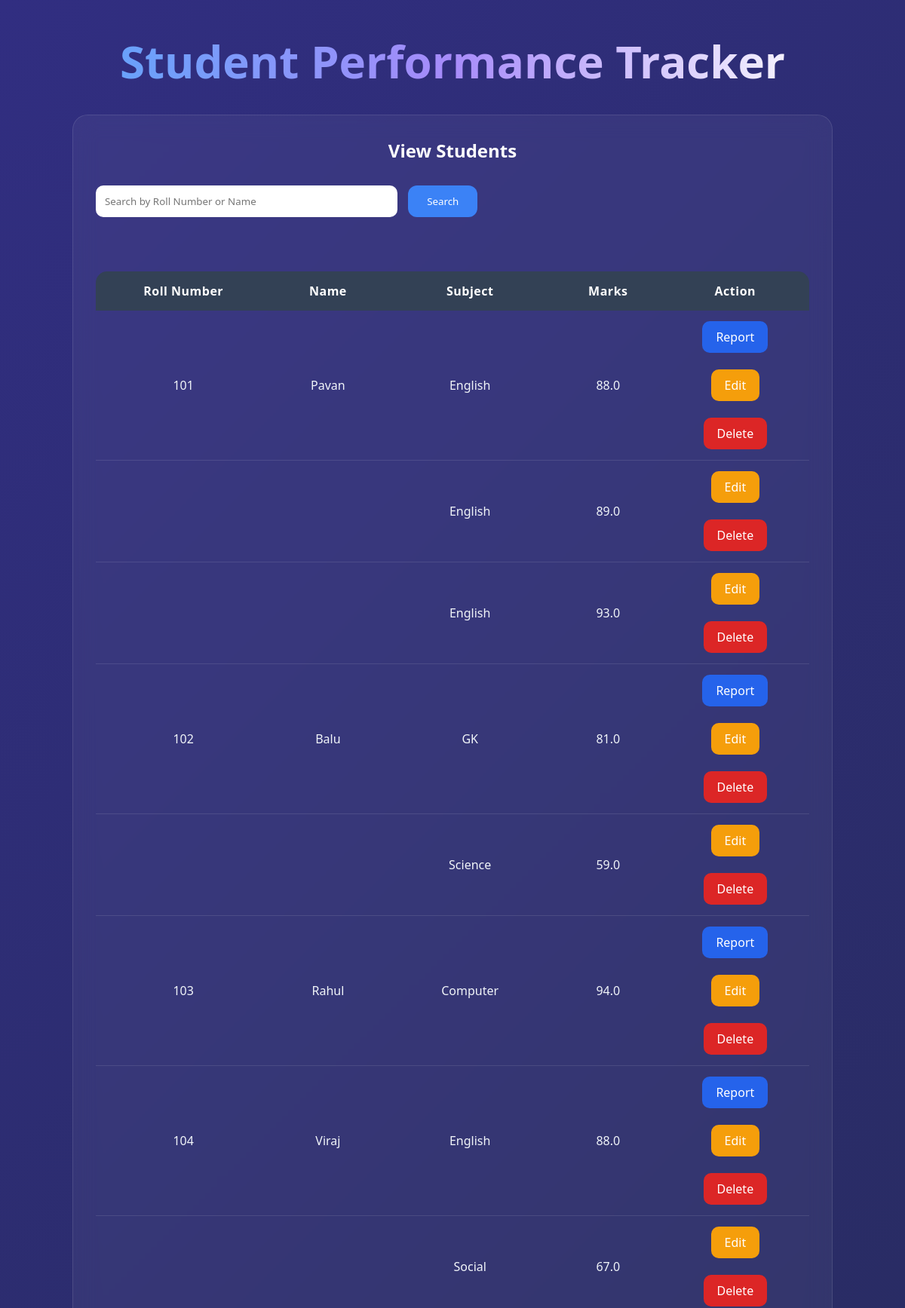
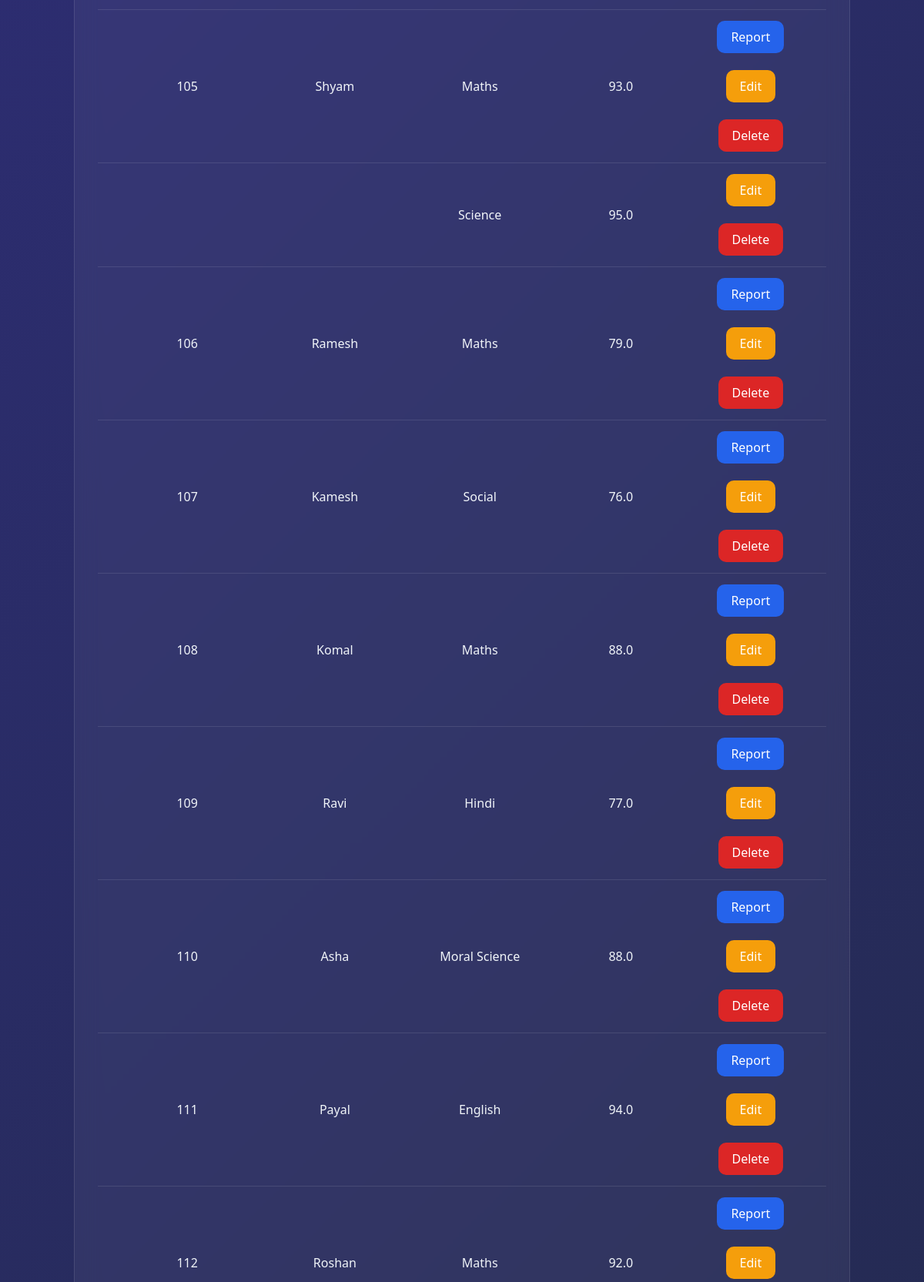
Screenshot of /view_students (upper part) with the database file from the repository (2 pictures, top to bottom).
### tables this page shows
CREATE TABLE grades (
    id INTEGER PRIMARY KEY AUTOINCREMENT,
    roll_number TEXT,
    subject TEXT,
    marks REAL,
    FOREIGN KEY (roll_number)
        REFERENCES students(roll_number)
);

CREATE TABLE students (
    roll_number TEXT PRIMARY KEY,
    name TEXT NOT NULL
);

### app.py (the view)
@app.route("/view_students")
@app.route("/view_students")
def view_students():
    search = request.args.get("search", "")
    conn = get_connection()
    cursor = conn.cursor()
    if search:
        cursor.execute("""
            SELECT
                s.roll_number,
                s.name,
                g.id,
                g.subject,
                g.marks
            FROM students s
            LEFT JOIN grades g
            ON s.roll_number = g.roll_number
            WHERE s.roll_number LIKE ?
               OR s.name LIKE ?
            ORDER BY s.roll_number
        """, (f"%{search}%", f"%{search}%"))
    else:
        cursor.execute("""
            SELECT
                s.roll_number,
                s.name,
                g.id,
                g.subject,
                g.marks
            FROM students s
            LEFT JOIN grades g
            ON s.roll_number = g.roll_number
            ORDER BY s.roll_number
        """)
    students = cursor.fetchall()
    conn.close()
    return render_template(
        "view_students.html",
        students=students,
        search=search
    )

### db.py (called while the page is built)
def get_connection():
    conn = sqlite3.connect("student_tracker.db")
    conn.row_factory = sqlite3.Row
    return conn

### templates/view_students.html (shortened to what this page needs)
<!DOCTYPE html>
<html>
<head>
    <link rel="stylesheet"
          href="{{ url_for('static', filename='style.css') }}">
</head>
<body>
<div class="page-container">
<h1>Student Performance Tracker</h1>
<div class="table-card">
<h2>View Students</h2>
<form method="GET" action="/view_students">
    <input
        type="text"
        name="search"
        placeholder="Search by Roll Number or Name"
        value="{{ search }}">
    <button type="submit">
        Search
    </button>
</form>
<br>
<table>
<tr>
    <th>Roll Number</th>
    <th>Name</th>
    <th>Subject</th>
    <th>Marks</th>
    <th>Action</th>
</tr>
{% set ns = namespace(previous_roll='') %}
{% for student in students %}
<tr>
    {% if ns.previous_roll != student[0] %}
        <td>{{ student[0] }}</td>
        <td>{{ student[1] }}</td>
    {% else %}
        <td></td>
        <td></td>
    {% endif %}
    <td>{{ student[3] }}</td>
    <td>{{ student[4] }}</td>
    <td>
        {% if ns.previous_roll != student[0] %}
            <a
            href="/student_report/{{ student[0] }}"
            class="report-btn">
            Report
            </a>
            <br><br>
        {% endif %}
        <a
        href="/edit_grade/{{ student[2] }}"
        class="edit-btn">
        Edit
        </a>
        <br><br>
        <a
        href="/delete_grade/{{ student[2] }}"
        class="delete-btn">
        Delete
        </a>
    </td>
</tr>
{% set ns.previous_roll = student[0] %}
{% endfor %}
</table>
</div>
</div>
</body>
</html>

### static/style.css (style rules this page uses)
* { margin:0; padding:0; box-sizing:border-box; font-family:Segoe UI, sans-serif; }
body { min-height:100vh; background: linear-gradient( 135deg, #020617, #0f172a, #111827); color:white; display:flex; justify-content:center; align-items:center; padding:40px; }
h1 { text-align:center; font-size:60px; margin-bottom:10px; background:linear-gradient( to right, #60a5fa, #a78bfa, white); -webkit-background-clip:text; -webkit-text-fill-color:transparent; }
.page-container { width:90%; max-width:1200px; margin:auto; }
.table-card { background:rgba(255,255,255,0.05); backdrop-filter:blur(15px); padding:30px; border-radius:20px; margin-top:30px; border:1px solid rgba(255,255,255,0.1); }
input { width:100%; padding:12px; margin:10px 0; border:none; border-radius:10px; }
button { padding:12px 25px; border:none; border-radius:12px; background:#3b82f6; color:white; cursor:pointer; transition:0.3s; }
table { width:100%; border-collapse:collapse; overflow:hidden; border-radius:15px; margin-top:20px; }
th { background: rgba(59,130,246,0.25); color:white; padding:15px; }
td { padding:14px; border-bottom: 1px solid rgba(255,255,255,0.1); }
.delete-btn { background:#dc2626; color:white; padding:10px 18px; border-radius:10px; text-decoration:none; display:inline-block; transition:0.3s; }
.table-card h2 { text-align:center; margin-bottom:20px; }
table td { text-align:left; }
table th { text-align:center; }
table td:nth-child(4), table td:nth-child(5) { text-align:center; }
body { background: linear-gradient( -45deg, #020617, #0f172a, #1e293b, #312e81); background-size: 400% 400%; animation: gradientMove 12s ease infinite; }
table th, table td { text-align:center; vertical-align:middle; }
.table-card { overflow-x:auto; }
table { width:100%; border-collapse:separate; border-spacing:0; border-radius:15px; overflow:hidden; }
th { background:#334155; color:white; font-weight:600; letter-spacing:0.5px; }
tr { transition:0.2s; }
td { color:#f1f5f9; }
form { margin-bottom:20px; }
form input { max-width:400px; }
form button { margin-left:10px; }
.report-btn { background:#2563eb; color:white; padding:10px 18px; border-radius:10px; text-decoration:none; display:inline-block; transition:0.3s; }
.edit-btn { background:#f59e0b; color:white; padding:10px 18px; border-radius:10px; text-decoration:none; display:inline-block; transition:0.3s; }

### rows the page displays
grades: roll_number "101", name "Pavan", subject "English", marks "88.0"
grades: subject "English", marks "89.0"
grades: subject "English", marks "93.0"
grades: roll_number "102", name "Balu", subject "GK", marks "81.0"
grades: subject "Science", marks "59.0"
grades: roll_number "103", name "Rahul", subject "Computer", marks "94.0"
grades: roll_number "104", name "Viraj", subject "English", marks "88.0"
grades: subject "Social", marks "67.0"
grades: roll_number "105", name "Shyam", subject "Maths", marks "93.0"
grades: subject "Science", marks "95.0"
grades: roll_number "106", name "Ramesh", subject "Maths", marks "79.0"
grades: roll_number "107", name "Kamesh", subject "Social", marks "76.0"
grades: roll_number "108", name "Komal", subject "Maths", marks "88.0"
grades: roll_number "109", name "Ravi", subject "Hindi", marks "77.0"
grades: roll_number "110", name "Asha", subject "Moral Science", marks "88.0"
grades: roll_number "111", name "Payal", subject "English", marks "94.0"
grades: roll_number "112", name "Roshan", subject "Maths", marks "92.0"
